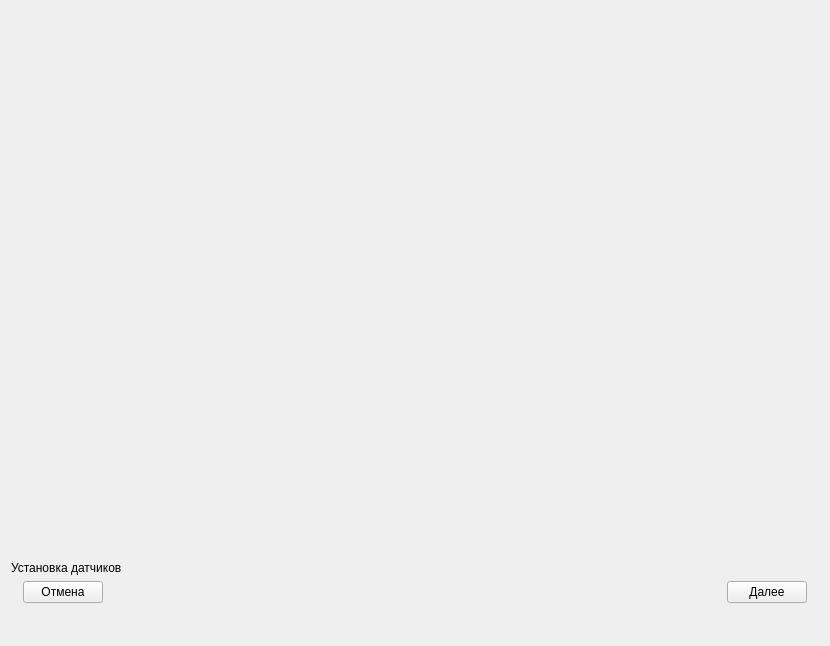
<?xml version="1.0" encoding="UTF-8"?>
<ui version="4.0">
 <class>PrepareSensorsPage</class>
 <widget class="QWidget" name="PrepareSensorsPage">
  <property name="geometry">
   <rect>
    <x>0</x>
    <y>0</y>
    <width>830</width>
    <height>646</height>
   </rect>
  </property>
  <property name="windowTitle">
   <string>Form</string>
  </property>
  <layout class="QVBoxLayout" name="verticalLayout">
   <item>
    <spacer name="verticalSpacer_2">
     <property name="orientation">
      <enum>Qt::Vertical</enum>
     </property>
     <property name="sizeHint" stdset="0">
      <size>
       <width>20</width>
       <height>534</height>
      </size>
     </property>
    </spacer>
   </item>
   <item>
    <widget class="QLabel" name="label">
     <property name="text">
      <string>Установка датчиков</string>
     </property>
    </widget>
   </item>
   <item>
    <layout class="QHBoxLayout" name="horizontalLayout">
     <item>
      <spacer name="horizontalSpacer_2">
       <property name="orientation">
        <enum>Qt::Horizontal</enum>
       </property>
       <property name="sizeType">
        <enum>QSizePolicy::Fixed</enum>
       </property>
       <property name="sizeHint" stdset="0">
        <size>
         <width>12</width>
         <height>20</height>
        </size>
       </property>
      </spacer>
     </item>
     <item>
      <widget class="QPushButton" name="pushButton_cancel">
       <property name="text">
        <string>Отмена</string>
       </property>
      </widget>
     </item>
     <item>
      <spacer name="horizontalSpacer">
       <property name="orientation">
        <enum>Qt::Horizontal</enum>
       </property>
       <property name="sizeHint" stdset="0">
        <size>
         <width>40</width>
         <height>20</height>
        </size>
       </property>
      </spacer>
     </item>
     <item>
      <widget class="QPushButton" name="pushButton_forward">
       <property name="text">
        <string>Далее</string>
       </property>
      </widget>
     </item>
     <item>
      <spacer name="horizontalSpacer_3">
       <property name="orientation">
        <enum>Qt::Horizontal</enum>
       </property>
       <property name="sizeType">
        <enum>QSizePolicy::Fixed</enum>
       </property>
       <property name="sizeHint" stdset="0">
        <size>
         <width>12</width>
         <height>20</height>
        </size>
       </property>
      </spacer>
     </item>
    </layout>
   </item>
   <item>
    <spacer name="verticalSpacer">
     <property name="orientation">
      <enum>Qt::Vertical</enum>
     </property>
     <property name="sizeType">
      <enum>QSizePolicy::Fixed</enum>
     </property>
     <property name="sizeHint" stdset="0">
      <size>
       <width>20</width>
       <height>32</height>
      </size>
     </property>
    </spacer>
   </item>
  </layout>
 </widget>
 <resources/>
 <connections/>
</ui>
